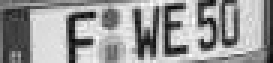
#> input picture src/gedrehte_schilder/FWE50_lpnr_eu_gray.jpg, 91 x 21 px, found by its file name (shown 3 times larger)
$ python ocr_bild_drehen.py
#> lines starting #> are read from the running program, lines starting #| are printed output that depends on the picture; after the words box and inside, x2 and y2 are one past the last pixel; in counts of white or black regions, pixels touching at a corner belong together; long printed decimals are rounded
import cv2
import pytesseract

pytesseract.pytesseract.tesseract_cmd = 'C:\\Users\\susan\\AppData\\Local\\Programs\\Tesseract-OCR\\tesseract.exe'

img = cv2.imread(r"C:\Users\susan\Github\license_plate_detection\src\gedrehte_schilder\FWE50_lpnr_eu_gray.jpg")
#> img is the input picture: shape (21, 91, 3); min 4, max 252, mean 152.2


# Resize

width, height = 800, 300
imgResize = cv2.resize(img, (width, height))
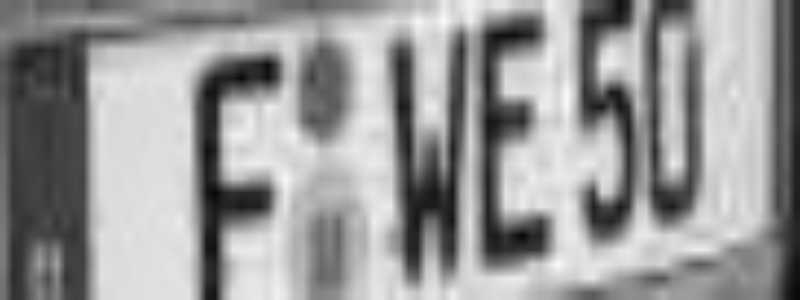
#> imgResize: shape (300, 800, 3); min 7, max 251, mean 152.1


# Threshold

ret, th1 = cv2.threshold(imgResize, 140, 255, cv2.THRESH_BINARY)
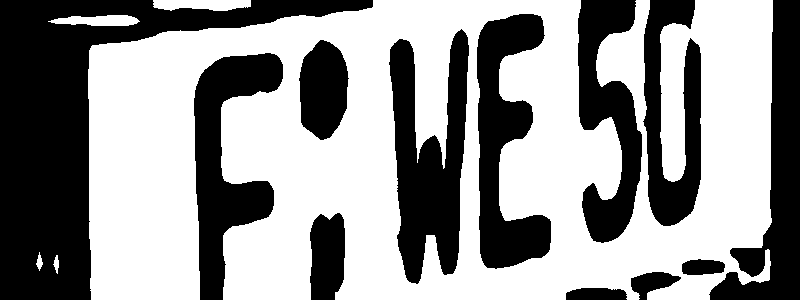
#> th1: shape (300, 800, 3); 58.3% white; 12 black regions, largest, box (x1, y1, x2, y2) and area: (0, 0, 373, 300) 32552, (389, 29, 469, 284) 11743, (709, 0, 800, 300) 10673

# Rotation

rows, columns, channels = th1.shape
#> rows = 300; columns = 800; channels = 3

R = cv2.getRotationMatrix2D((columns/2, rows/2), -15, 1)

print(R)
#| [[  0.9659  -0.2588  52.453]
#|  [  0.2588   0.9659 -98.416]]

output = cv2.warpAffine(th1, R, (columns, rows))
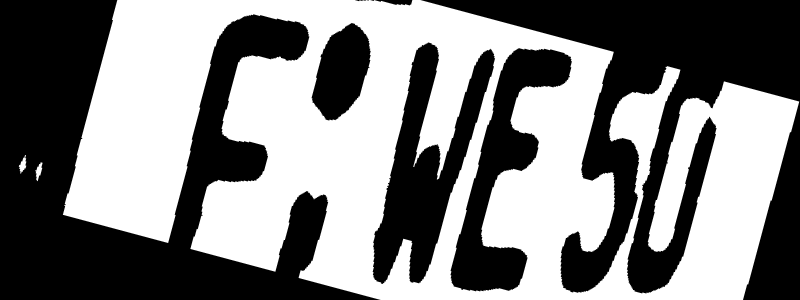
#> output: shape (300, 800, 3); min 0, max 255, mean 129.6


# Auslesen

#> (the run stopped early here; a loop or call above may not have finished)
